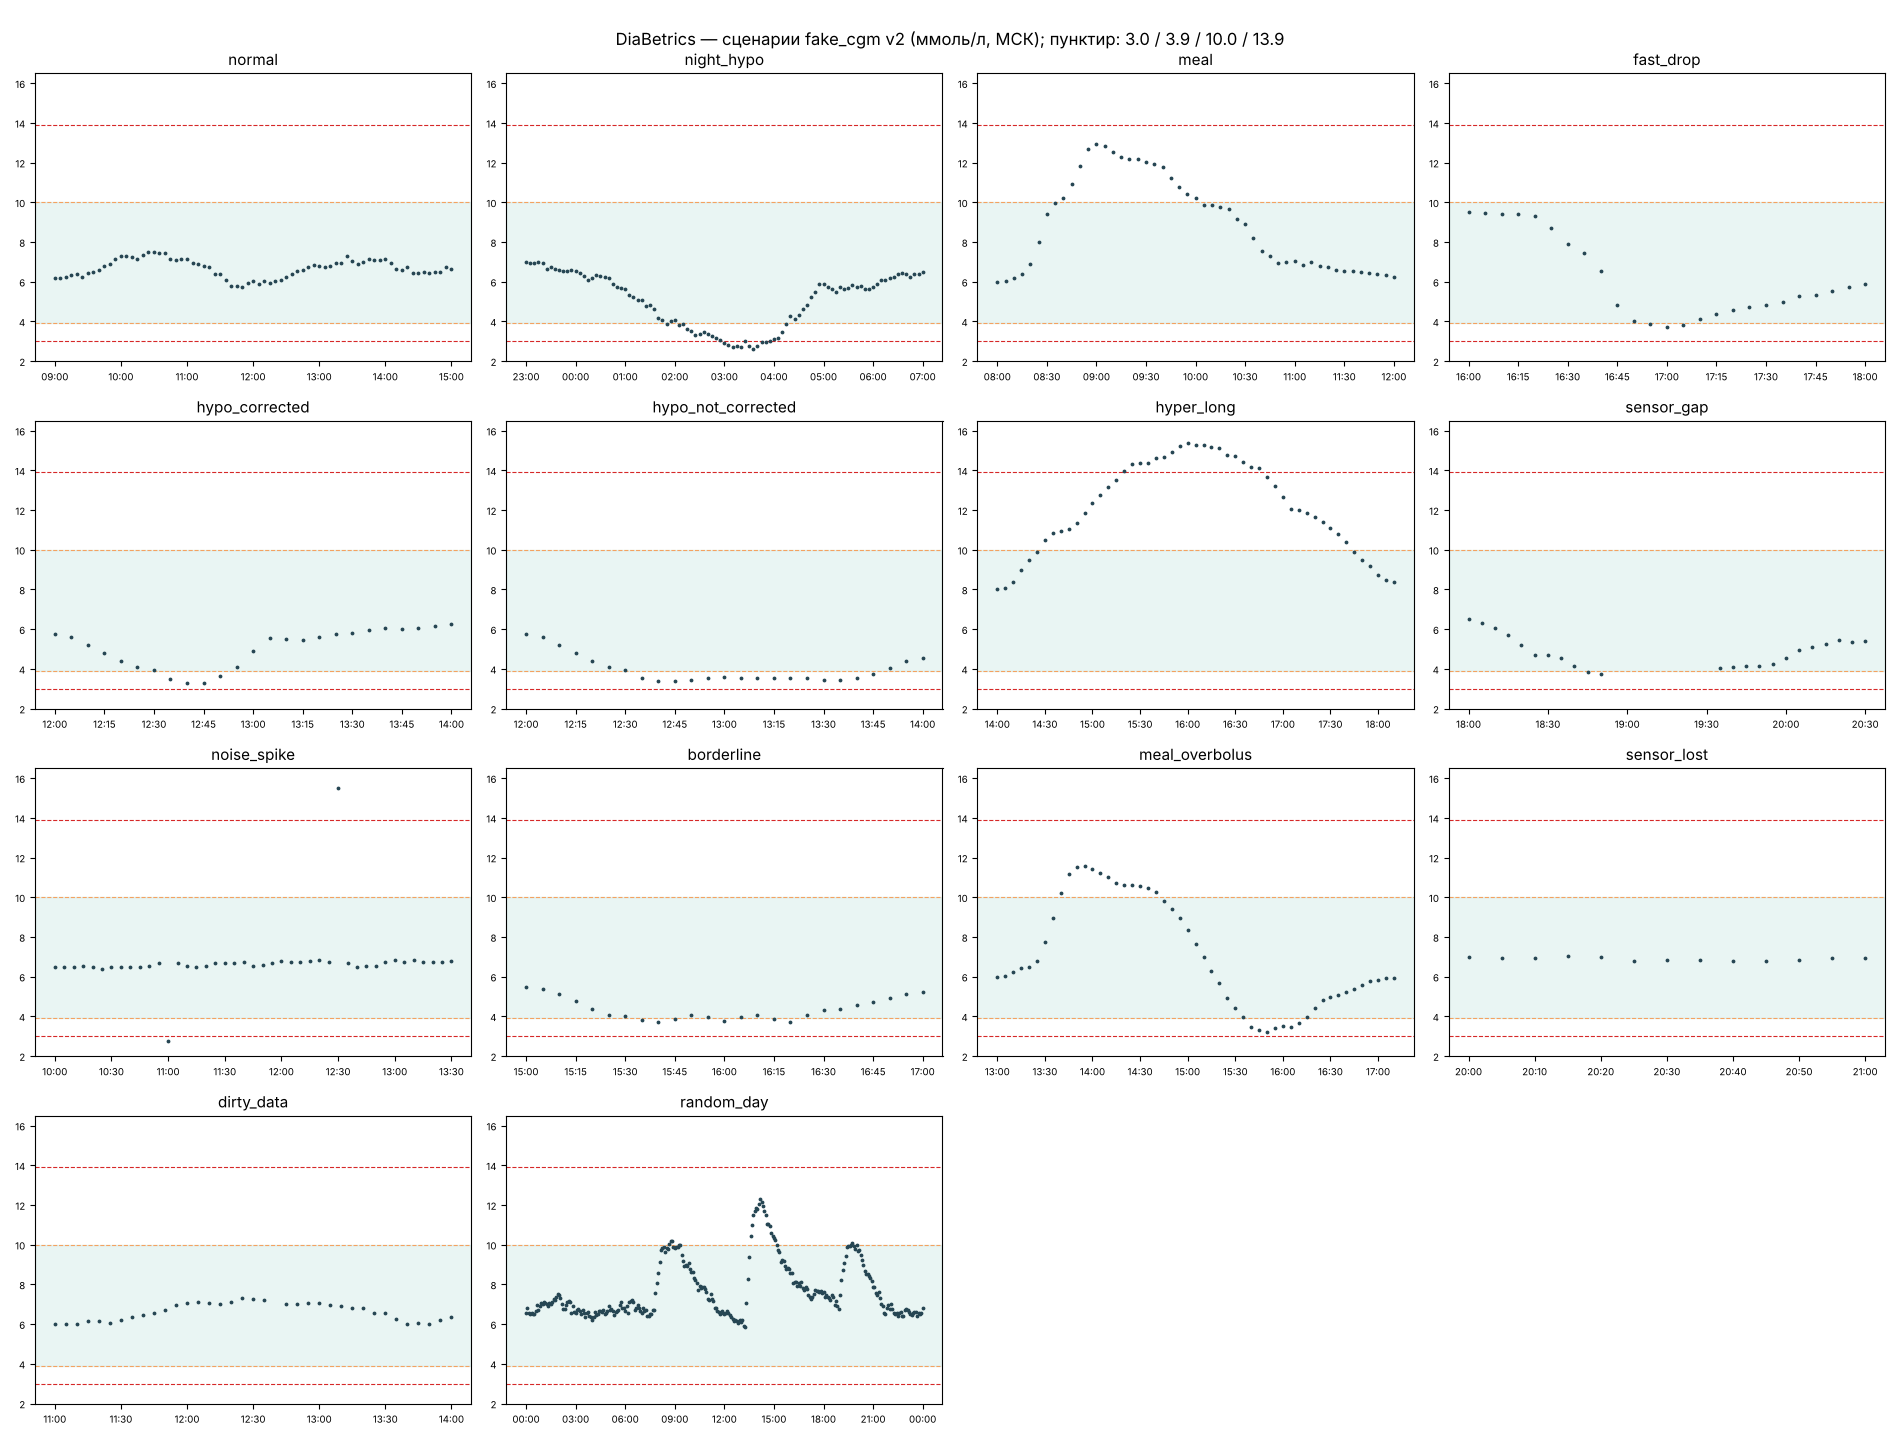

The Python source for this figure:
#!/usr/bin/env python3
"""Картинка со всеми сценариями: python preview.py [data_dir] [out.png]. Нужен matplotlib."""
import json, sys
from datetime import datetime, timedelta, timezone
import matplotlib
matplotlib.use("Agg")
import matplotlib.dates as md
import matplotlib.pyplot as plt
from fake_cgm import clean

MSK = timezone(timedelta(hours=3))
data_dir = sys.argv[1] if len(sys.argv) > 1 else "data"
out = sys.argv[2] if len(sys.argv) > 2 else "preview.png"
meta = json.load(open(f"{data_dir}/scenarios.json"))
names = list(meta)
rows = -(-len(names) // 4)
fig, axs = plt.subplots(rows, 4, figsize=(19, 3.6 * rows))
for ax in axs.flat[len(names):]:
    ax.axis("off")
for ax, n in zip(axs.flat, names):
    pts = clean(json.load(open(f"{data_dir}/{n}.json")))
    t = [datetime.fromtimestamp(ms / 1000, MSK) for ms, _ in pts]
    ax.axhspan(3.9, 10, color="#2a9d8f", alpha=.1)
    for y, c in [(3.0, "#d62828"), (3.9, "#f4a261"), (10, "#f4a261"), (13.9, "#d62828")]:
        ax.axhline(y, color=c, lw=.8, ls="--")
    ax.plot(t, [v for _, v in pts], ".", color="#264653", ms=3.5)
    ax.set_title(n, fontsize=11)
    ax.set_ylim(2, 16.5)
    ax.tick_params(labelsize=7)
    ax.xaxis.set_major_formatter(md.DateFormatter("%H:%M", tz=MSK))
fig.suptitle("DiaBetrics — сценарии fake_cgm v2 (ммоль/л, МСК); пунктир: 3.0 / 3.9 / 10.0 / 13.9")
fig.tight_layout()
fig.savefig(out, dpi=100)
print(out)
